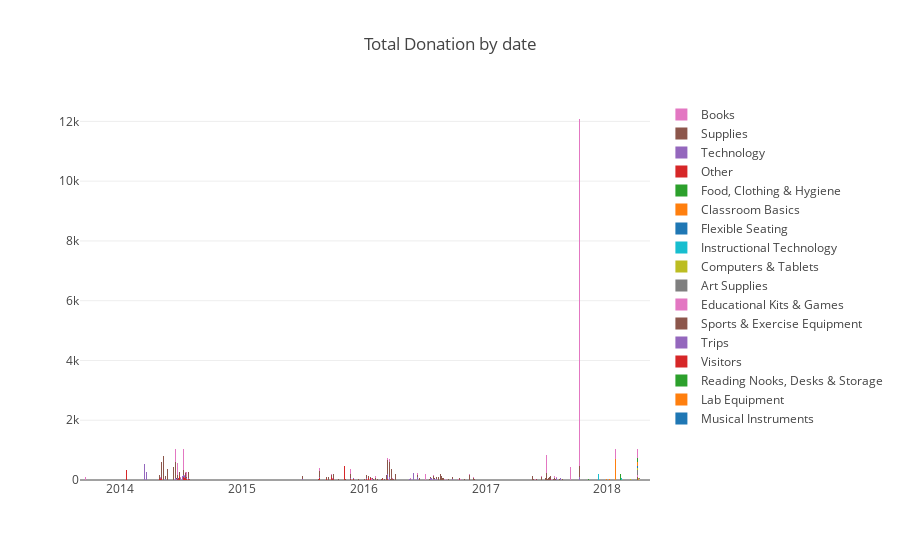

The code cell stored with this chart in its notebook:
### Code cell
index = 'date'
values = 'Donation Amount'
columns = 'Project Resource Category'
xAxisOrder = None
orderBy = 'Project Resource Category'

chart = stacked_chart_data(df, index, values, columns, orderBy, xAxisOrder)
stacked_bar(chart, index)

### Figure 1 — Plotly figure (JSON) as saved in the notebook; plotly's stock layout.template omitted (floating-point values rounded to 4 significant figures; data arrays with more than 128 entries replaced by an {"elided": "..."} marker saying what was removed)
{"data": [{"name": "Musical Instruments", "type": "bar", "x": {"elided": "609 str values"}, "y": {"elided": "609 int values"}}, {"name": "Lab Equipment", "type": "bar", "x": {"elided": "609 str values"}, "y": {"elided": "609 int values"}}, {"name": "Reading Nooks, Desks & Storage", "type": "bar", "x": {"elided": "609 str values"}, "y": {"elided": "609 int values"}}, {"name": "Visitors", "type": "bar", "x": {"elided": "609 str values"}, "y": {"elided": "609 int values"}}, {"name": "Trips", "type": "bar", "x": {"elided": "609 str values"}, "y": {"elided": "609 float values"}}, {"name": "Sports & Exercise Equipment", "type": "bar", "x": {"elided": "609 str values"}, "y": {"elided": "609 int values"}}, {"name": "Educational Kits & Games", "type": "bar", "x": {"elided": "609 str values"}, "y": {"elided": "609 int values"}}, {"name": "Art Supplies", "type": "bar", "x": {"elided": "609 str values"}, "y": {"elided": "609 int values"}}, {"name": "Computers & Tablets", "type": "bar", "x": {"elided": "609 str values"}, "y": {"elided": "609 float values"}}, {"name": "Instructional Technology", "type": "bar", "x": {"elided": "609 str values"}, "y": {"elided": "609 float values"}}, {"name": "Flexible Seating", "type": "bar", "x": {"elided": "609 str values"}, "y": {"elided": "609 float values"}}, {"name": "Classroom Basics", "type": "bar", "x": {"elided": "609 str values"}, "y": {"elided": "609 float values"}}, {"name": "Food, Clothing & Hygiene", "type": "bar", "x": {"elided": "609 str values"}, "y": {"elided": "609 float values"}}, {"name": "Other", "type": "bar", "x": {"elided": "609 str values"}, "y": {"elided": "609 float values"}}, {"name": "Technology", "type": "bar", "x": {"elided": "609 str values"}, "y": {"elided": "609 float values"}}, {"name": "Supplies", "type": "bar", "x": {"elided": "609 str values"}, "y": {"elided": "609 float values"}}, {"name": "Books", "type": "bar", "x": {"elided": "609 str values"}, "y": {"elided": "609 float values"}}], "layout": {"barmode": "stack", "title": "Total Donation by date"}}
